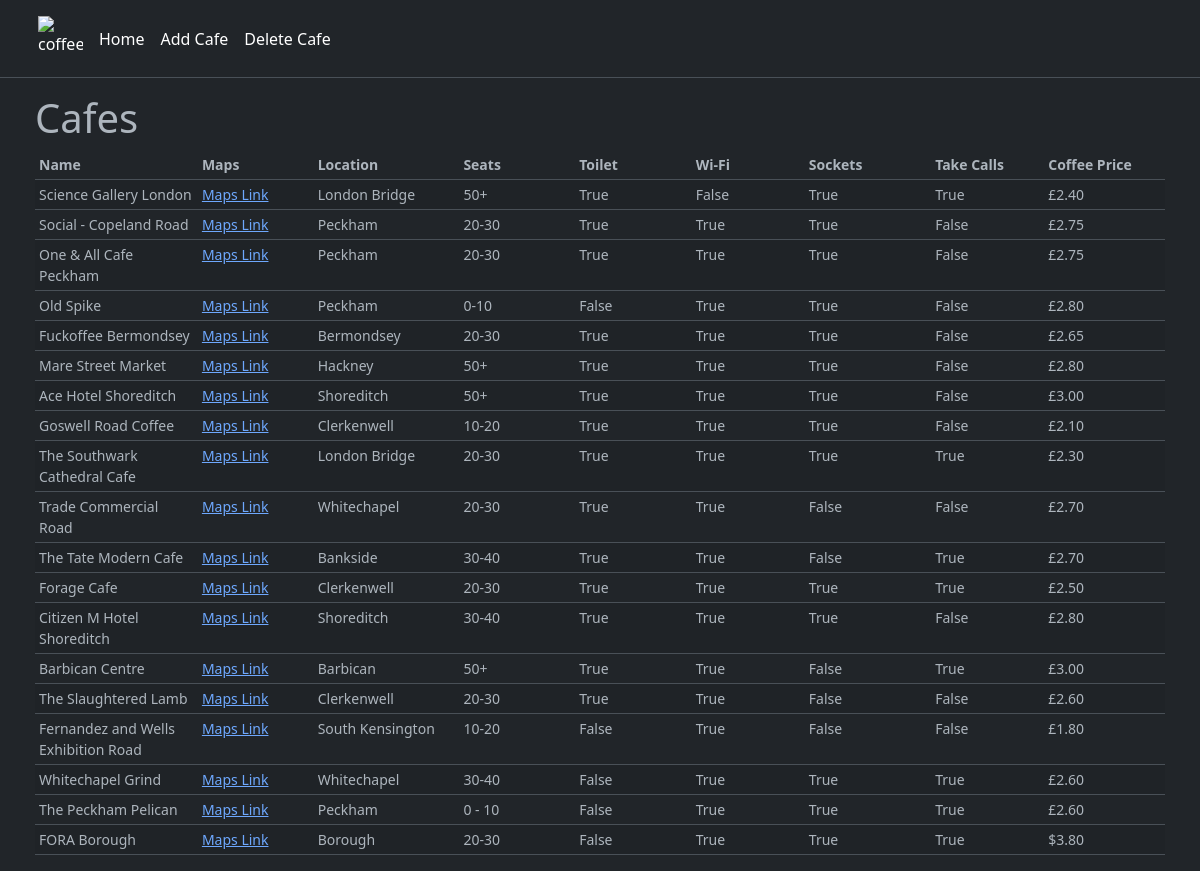
Before: / with the older database file.
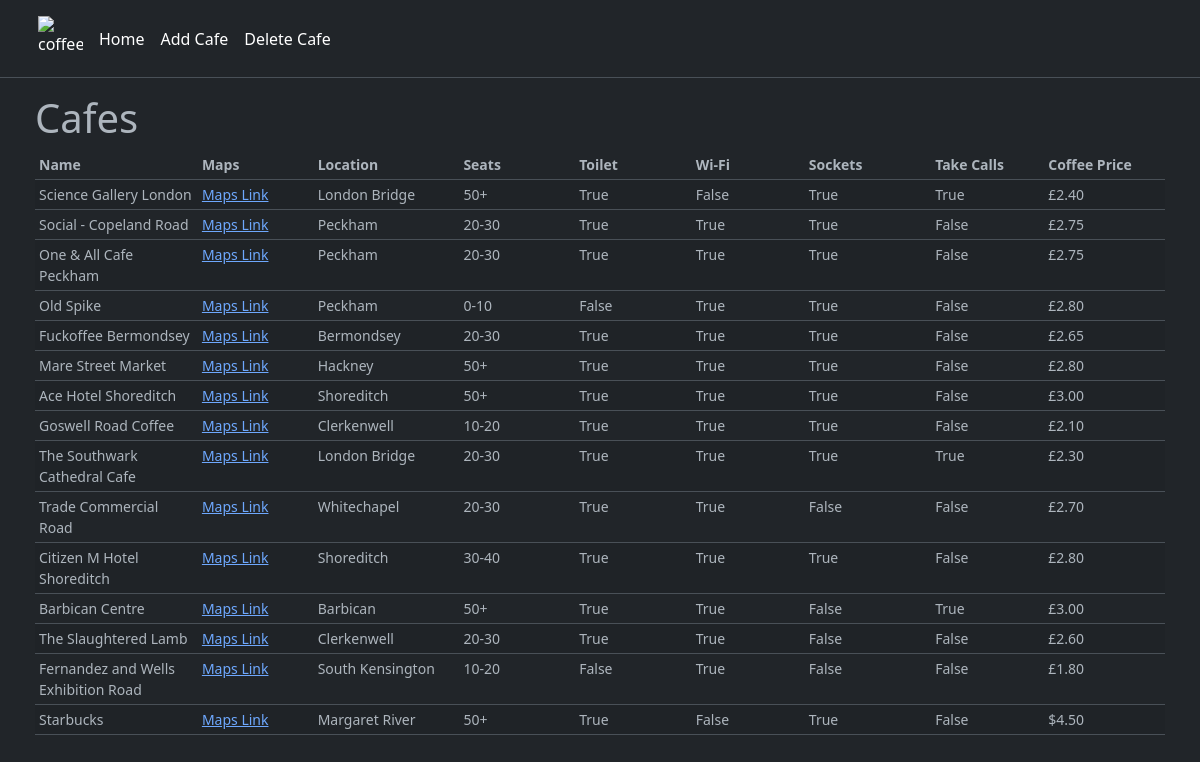
After: the same page with the newer database file.
### main.py (models this page shows)
class Cafe(db.Model):
    id = db.Column(db.Integer, primary_key=True)
    name = db.Column(db.String(250), unique=True, nullable=False)
    map_url = db.Column(db.String(500), nullable=False)
    location = db.Column(db.String(250), nullable=False)
    seats = db.Column(db.String(250), nullable=False)
    has_toilet = db.Column(db.Boolean, nullable=False)
    has_wifi = db.Column(db.Boolean, nullable=False)
    has_sockets = db.Column(db.Boolean, nullable=False)
    can_take_calls = db.Column(db.Boolean, nullable=False)
    coffee_price = db.Column(db.String(250), nullable=True)

### main.py (the view)
@app.route("/")
def home():
    cafes = Cafe.query.all()
    return render_template("cafes.html", cafes=cafes)

### templates/cafes.html
{% extends 'index.html' %}
{% block content %}
<h1 class="heading">Cafes</h1>
<div class="table-responsive small">
    <div class="table-margin">
        <table class="table table-striped table-sm">
            <thead>
                <tr class="tr-headings">
                    <th style="width: 300px">Name</th>
                    <th>Maps</th>
                    <th>Location</th>
                    <th>Seats</th>
                    <th>Toilet</th>
                    <th>Wi-Fi</th>
                    <th>Sockets</th>
                    <th>Take Calls</th>
                    <th>Coffee Price</th>
                </tr>
            </thead>
            <tbody>
                {% for cafe in cafes %}
                <tr>
                    <td>{{ cafe.name }}</td>
                    <td><a href="{{ cafe.map_url }}">Maps Link</a></td>
                    <td>{{ cafe.location }}</td>
                    <td>{{ cafe.seats }}</td>
                    <td>{{ cafe.has_toilet }}</td>
                    <td>{{ cafe.has_wifi }}</td>
                    <td>{{ cafe.has_sockets }}</td>
                    <td>{{ cafe.can_take_calls }}</td>
                    <td>{{ cafe.coffee_price }}</td>
                </tr>
                {% endfor %}
            </tbody>
        </table>
    </div>
</div>
{% endblock %}

### templates/index.html (shortened to what this page needs)
<!doctype html>
<html lang="en" data-bs-theme="dark">
  <head>
    <link href="https://cdn.jsdelivr.net/npm/bootstrap@5.3.0/dist/css/bootstrap.min.css" rel="stylesheet">
    <link rel="stylesheet" href="/static/css/styles.css">
  </head>
  <body>
    <header class="p-3 mb-3 border-bottom">
        <div class="container">
          <div class="d-flex flex-wrap align-items-center justify-content-center justify-content-between">
            <a href="/" class="d-flex align-items-center mb-2 mb-lg-0 link-body-emphasis text-decoration-none">
                <img class="bi me-2" width="45" height="45" src="https://i.pinimg.com/originals/cd/28/16/cd28168e19f7fdf9c666edd083921129.jpg" alt="coffee">
            </a>
            <ul class="nav col-12 col-lg-auto me-lg-auto mb-2 justify-content-center mb-md-0">
              <li><a href="{{ url_for('home') }}" class="nav-link px-2 link-body-emphasis">Home</a></li>
              <li><a href="{{ url_for('add') }}" class="nav-link px-2 link-body-emphasis">Add Cafe</a></li>
              <li><a href="{{ url_for('delete') }}" class="nav-link px-2 link-body-emphasis">Delete Cafe</a></li>
            </ul>
            </div>
          </div>
    </header>
    {% block content %}{% endblock %}
  </body>
</html>

### static/css/styles.css (style rules this page uses)
.container { margin-left: 10px; margin-right: 10px; max-width: none; width: auto; }
.table-margin { margin-left: 35px; margin-right: 35px; }
.tr-headings th { width: 250px; }
.heading { margin-left: 35px; }

Changed rows visible on the page:
removed Cafe: name "The Tate Modern Cafe", location "Bankside", seats "30-40", has_toilet "True", has_wifi "True", has_sockets "False", can_take_calls "True", coffee_price "£2.70"
removed Cafe: name "Forage Cafe", location "Clerkenwell", seats "20-30", has_toilet "True", has_wifi "True", has_sockets "True", can_take_calls "True", coffee_price "£2.50"
removed Cafe: name "The Peckham Pelican", location "Peckham", seats "0 - 10", has_toilet "False", has_wifi "True", has_sockets "True", can_take_calls "True", coffee_price "£2.60"
removed Cafe: name "FORA Borough", location "Borough", seats "20-30", has_toilet "False", has_wifi "True", has_sockets "True", can_take_calls "True", coffee_price "$3.80"
changed Cafe: name "Whitechapel Grind" → "Starbucks"; location "Whitechapel" → "Margaret River"; seats "30-40" → "50+"; has_toilet "False" → "True"; has_wifi "True" → "False"; can_take_calls "True" → "False"; coffee_price "£2.60" → "$4.50"
